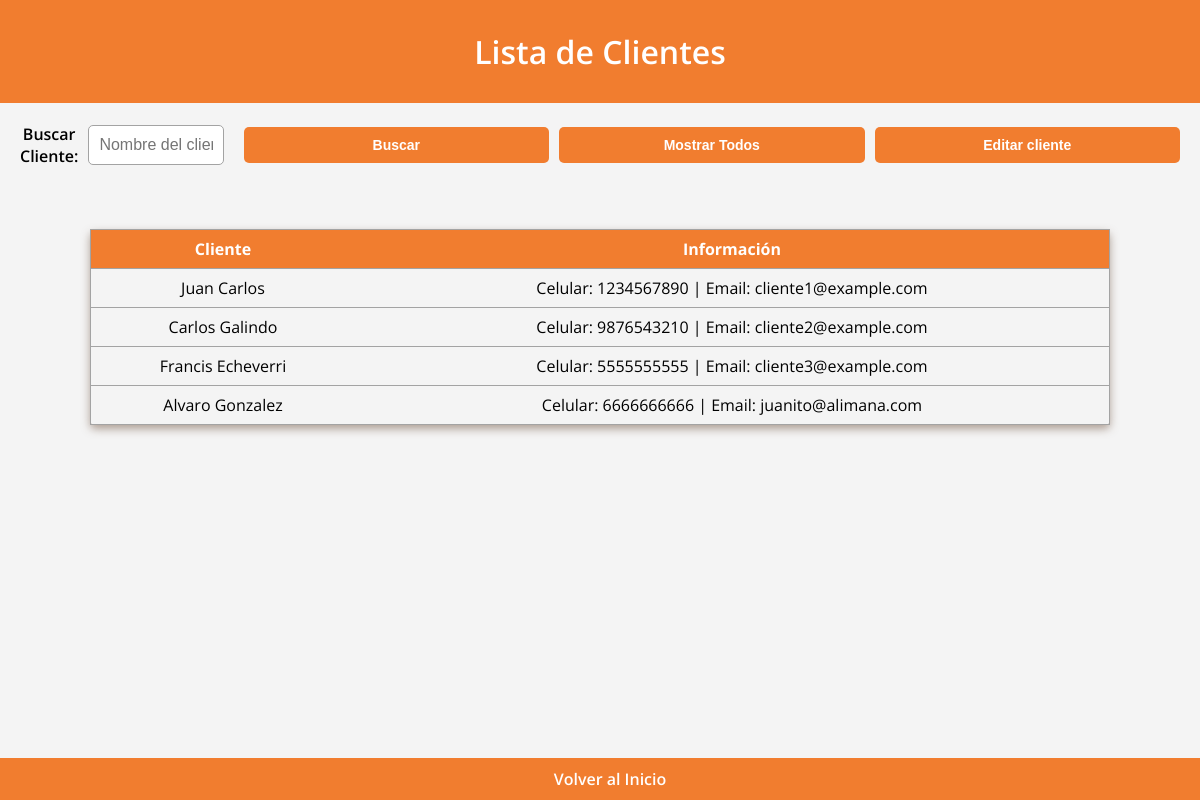
Screenshot of /lista_clientes with the database file from the repository.
### app.py (models this page shows, shortened)
class Cliente(db.Model):
    id = db.Column(db.Integer, primary_key=True)
    nombre = db.Column(db.String(100), nullable=False)
    celular = db.Column(db.Integer, nullable=False)
    email = db.Column(db.String(100), nullable=False)
    """
    cotizacion_id = db.Column(db.Integer, db.ForeignKey('cotizacion.id'))
    cotizaciones = db.relationship('Cotizacion', back_populates='clienten', order_by='Cotizacion.id')
    """

### app.py (the view)
@app.route('/lista_clientes')
def listar_clientes():
    clientes = Cliente.query.all()
    return render_template('lista_clientes.html', clientes=clientes)

### templates/lista_clientes.html (shortened to what this page needs)
<!DOCTYPE html>
<html lang="es">
<head>
    <link rel="stylesheet" href="{{ url_for('static', filename='styleListaCotizaciones.css') }}">
</head>
<body>
    <header>
        <h1>Lista de Clientes</h1>
    </header>
    <div class="content">
        <div class="busqueda">
            <label for="buscar">Buscar Cliente:</label>
            <input type="text" id="buscar" placeholder="Nombre del cliente">
            <button onclick="buscarCliente()">Buscar</button>
            <button onclick="mostrarTodosClientes()">Mostrar Todos</button>
            <button onClick="editarCliente()">Editar cliente</button>
        </div>
        <br>
        <table id="myTable">
            <thead>
                <tr>
                    <th>Cliente</th>
                    <th>Información</th>
                </tr>
            </thead>
            <tbody>
                {% for cliente in clientes %}
                <tr>
                    <td>{{ cliente.nombre }}</td>
                    <td>Celular: {{ cliente.celular }} | Email: {{ cliente.email }}</td>
                </tr>
                {% endfor %}
            </tbody>
        </table>
    </div>
    <footer>
        <a href="/" class="support-link">Volver al Inicio</a>
    </footer>
</body>
</html>

### static/styleListaCotizaciones.css (style rules this page uses)
html, body { height: 100%; margin: 0; }
body { display: flex; flex-direction: column; font-family: 'Open Sans', Arial, sans-serif; padding: 0; box-sizing: border-box; background-color: #f4f4f4; }
.content { flex: 1; }
header { background-color: #f17d2f; color: white; padding: 30px; text-align: center; position: relative; }
h1 { margin: 0; font-weight: 600; }
table { width: 85%; margin: 20px auto; border-collapse: collapse; border: 1px solid #a3a3a3; border-radius: 5px; box-shadow: 0 4px 8px #6b4e3a80; }
th, td { padding: 8px; text-align: center; border-bottom: 1px solid #a3a3a3; }
th { background-color: #f17d2f; color: white; }
.busqueda { text-align: center; margin: 20px; }
input[type="text"], button { display: inline-block; vertical-align: middle; }
input[type="text"] { padding: 10px; border-radius: 5px; border: 1px solid #a3a3a3; width: 40%; font-size: 16px; }
button { padding: 5px 10px; margin-left: 10px; background-color: #f17d2f; color: white; border: none; border-radius: 5px; font-size: 14px; cursor: pointer; transition: background-color 0.3s ease; }
footer { background-color: #f17d2f; color: white; padding: 10px; text-align: center; position: fixed; width: 100%; bottom: 0; }
.support-link { color: white; text-decoration: none; font-weight: 600; }
label { font-weight: 600; margin-right: 10px; }
button { background-color: #f17d2f; color: white; border: none; border-radius: 5px; padding: 10px 15px; cursor: pointer; font-weight: 600; transition: background-color 0.3s ease; width: 100%; }
.busqueda { display: flex; justify-content: center; align-items: center; }
.busqueda input[type="text"] { width: 40%; margin-right: 10px; }

### rows the page displays
Cliente: nombre "Juan Carlos", celular "1234567890", email "cliente1@example.com"
Cliente: nombre "Carlos Galindo", celular "9876543210", email "cliente2@example.com"
Cliente: nombre "Francis Echeverri", celular "5555555555", email "cliente3@example.com"
Cliente: nombre "Alvaro Gonzalez", celular "6666666666", email "juanito@alimana.com"
